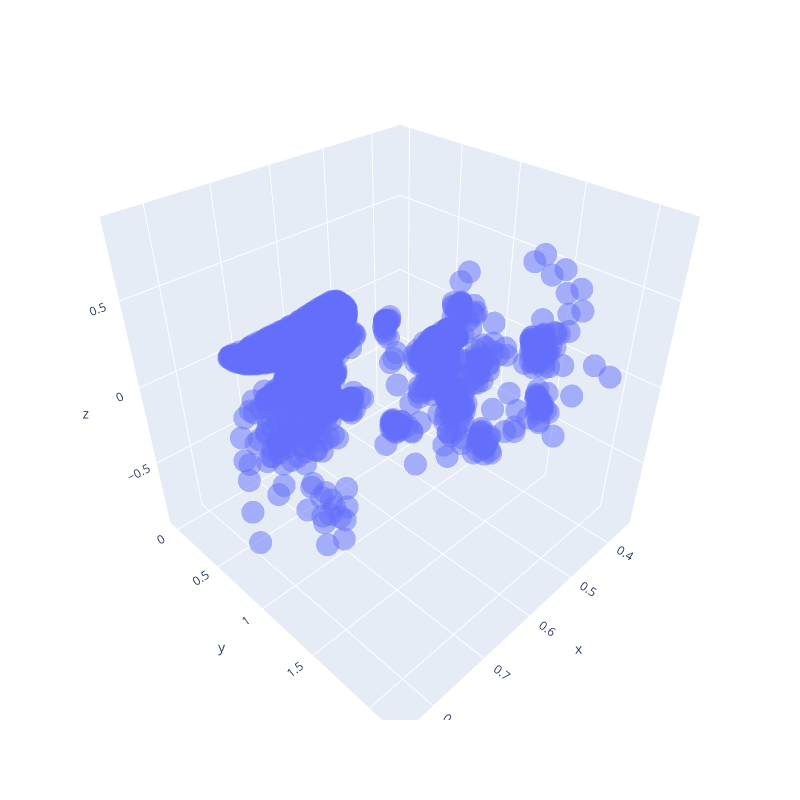

The code cell stored with this chart in its notebook:
### Code cell
df2=pd.read_parquet("landmarks.parquet")
px.scatter_3d(df2, x="x", y="y", z="z" , opacity=0.5, width=800, height=800).show()

### Figure 1 — Plotly figure (JSON) as saved in the notebook; plotly's stock layout.template omitted (floating-point values rounded to 4 significant figures; data arrays with more than 128 entries replaced by an {"elided": "..."} marker saying what was removed)
{"data": [{"hovertemplate": "x=%{x}<br>y=%{y}<br>z=%{z}<extra></extra>", "legendgroup": "", "marker": {"color": "#636efa", "opacity": 0.5, "symbol": "circle"}, "mode": "markers", "name": "", "scene": "scene", "showlegend": false, "type": "scatter3d", "x": {"elided": "22263 float values"}, "y": {"elided": "22263 float values"}, "z": {"elided": "22263 float values"}}], "layout": {"height": 800, "legend": {"tracegroupgap": 0}, "margin": {"t": 60}, "scene": {"domain": {"x": [0, 1], "y": [0, 1]}, "xaxis": {"title": {"text": "x"}}, "yaxis": {"title": {"text": "y"}}, "zaxis": {"title": {"text": "z"}}}, "width": 800}}
